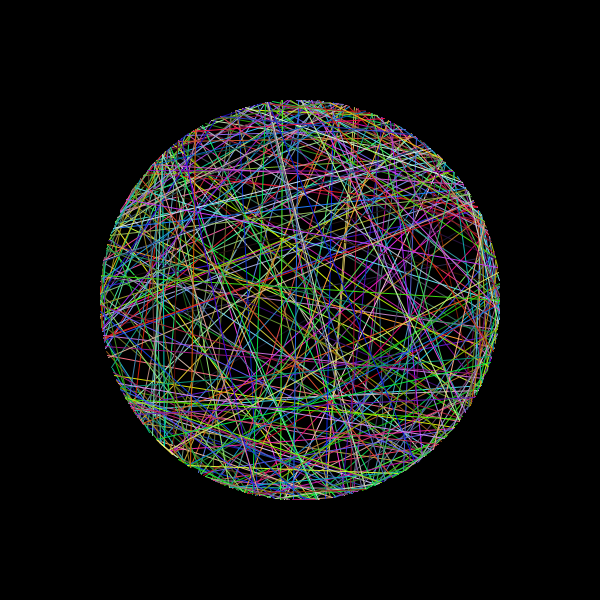
Frame 1 (no input)
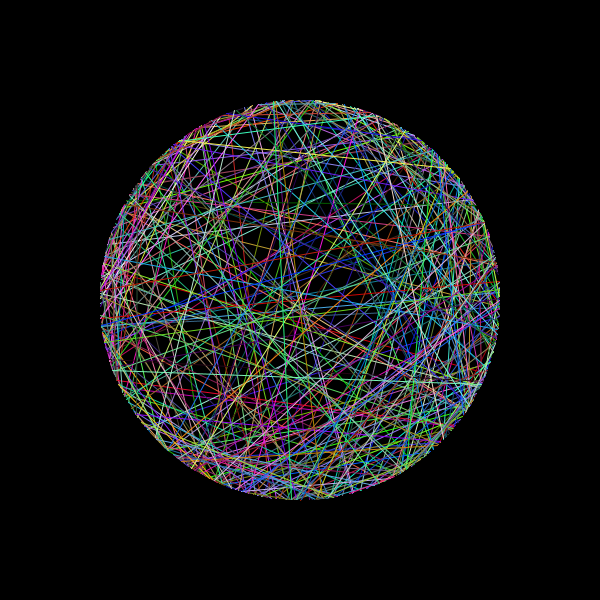
Frame 60 (the mouse pressed at the canvas centre just before this capture)
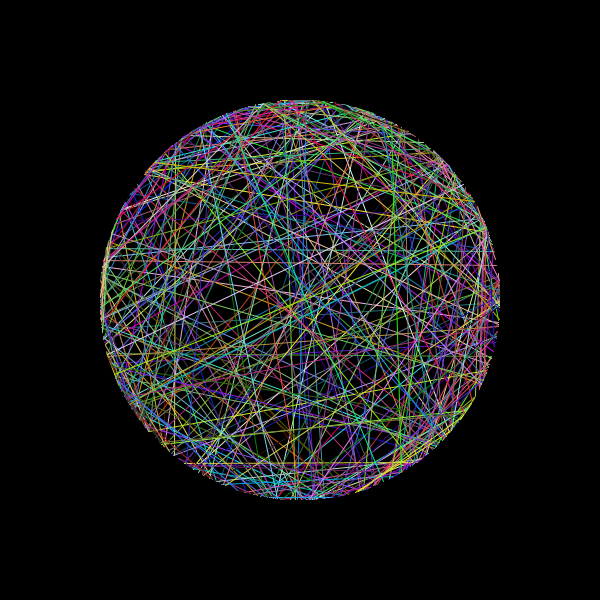
Frame 120 (the mouse held since frame 60 and released just before this capture)

The Processing sketch that drew these frames (run headless with seeded random() and noise(); from frame 60 on, the mouse is pressed at the canvas centre):

// Processing sketch: processing_70226
// ── processing_70226.pde

int rad = 200;

void setup() {
  size(600, 600);
  smooth();
  
}

void draw() {
  background(0);
  
  translate(width/2, height/2);

  for ( int inc=0; inc < 360; inc +=1) {

    float angle1 = random(PI * 2);
    float angle2 = random(PI * 2);

    float x = cos(angle1) * rad;
    float y = sin (angle1) * rad;

    float x2 = cos(angle2) * rad;
    float y2 = sin(angle2) * rad;

    stroke(random(255), random(255), random(255));
    strokeWeight(1);
    line (x, y, x2, y2);
  }
}
